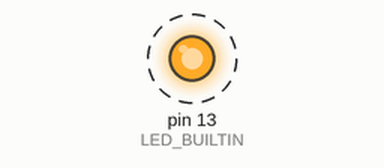
Recording of a sketch running on a simulated Arduino Uno, built with avr-gcc and run on an emulated ATmega328P. Parts: output pins drawn as LEDs (lit = HIGH). Dashed ring = blinking. What the sketch prints to the serial monitor is not drawn.

Above: at 0.2 s.
Timing chart, 0 to 3.0 s (numbered marks = the images above):
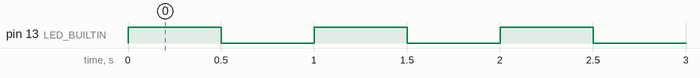

The sketch:

01_flash_test.ino
```cpp
// BioStitched test 1: flash test
//
// Checks that the Arduino Uno, the USB cable and the Arduino IDE all work
// before anything else is connected. Run it with the CNC Shield off the board
// and the 12 V supply unplugged.
//
// Upload: Tools > Board > Arduino Uno, Tools > Port > your board, then Upload.
// Expected: the small LED marked "L" blinks once a second, and the
// Serial Monitor (set to 9600 baud) counts each blink.

int blinkCount = 0;

void setup() {
  pinMode(LED_BUILTIN, OUTPUT);
  Serial.begin(9600);
  Serial.println("BioStitched flash test: the upload worked.");
}

void loop() {
  digitalWrite(LED_BUILTIN, HIGH);
  delay(500);
  digitalWrite(LED_BUILTIN, LOW);
  delay(500);

  blinkCount++;
  Serial.print("Blink ");
  Serial.println(blinkCount);
}
```

Measured:
- by itself, pin 13 (LED_BUILTIN): alternates HIGH for 0.50 s and LOW for 0.50 s
